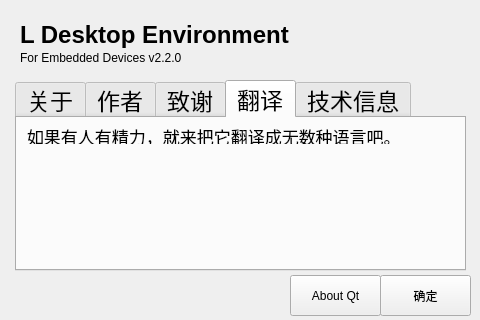
<?xml version="1.0" encoding="UTF-8"?>
<ui version="4.0">
 <class>Widget</class>
 <widget class="QWidget" name="Widget">
  <property name="geometry">
   <rect>
    <x>0</x>
    <y>0</y>
    <width>480</width>
    <height>320</height>
   </rect>
  </property>
  <property name="windowTitle">
   <string>关于 LDE</string>
  </property>
  <widget class="QTabWidget" name="tabWidget">
   <property name="geometry">
    <rect>
     <x>15</x>
     <y>80</y>
     <width>451</width>
     <height>191</height>
    </rect>
   </property>
   <property name="font">
    <font>
     <pointsize>17</pointsize>
    </font>
   </property>
   <property name="currentIndex">
    <number>3</number>
   </property>
   <widget class="QWidget" name="tab">
    <attribute name="title">
     <string>关于</string>
    </attribute>
    <widget class="QLabel" name="label_2">
     <property name="geometry">
      <rect>
       <x>10</x>
       <y>10</y>
       <width>421</width>
       <height>16</height>
      </rect>
     </property>
     <property name="font">
      <font>
       <pointsize>13</pointsize>
      </font>
     </property>
     <property name="text">
      <string>基于 Qt 的轻量级嵌入式设备工作环境</string>
     </property>
    </widget>
    <widget class="QLabel" name="label_3">
     <property name="geometry">
      <rect>
       <x>10</x>
       <y>30</y>
       <width>351</width>
       <height>16</height>
      </rect>
     </property>
     <property name="font">
      <font>
       <pointsize>13</pointsize>
      </font>
     </property>
     <property name="text">
      <string>Copyright 2014-2015 LDE Team</string>
     </property>
    </widget>
    <widget class="Line" name="line">
     <property name="geometry">
      <rect>
       <x>10</x>
       <y>50</y>
       <width>361</width>
       <height>16</height>
      </rect>
     </property>
     <property name="orientation">
      <enum>Qt::Horizontal</enum>
     </property>
    </widget>
    <widget class="QLabel" name="label_4">
     <property name="geometry">
      <rect>
       <x>10</x>
       <y>65</y>
       <width>351</width>
       <height>21</height>
      </rect>
     </property>
     <property name="font">
      <font>
       <pointsize>12</pointsize>
      </font>
     </property>
     <property name="text">
      <string>网站：http://lde.gitcafe.io</string>
     </property>
    </widget>
    <widget class="QLabel" name="label_5">
     <property name="geometry">
      <rect>
       <x>10</x>
       <y>90</y>
       <width>421</width>
       <height>21</height>
      </rect>
     </property>
     <property name="font">
      <font>
       <pointsize>12</pointsize>
      </font>
     </property>
     <property name="text">
      <string>发布页面：http://github.com/xuzhuoyi/LDE/releases</string>
     </property>
    </widget>
    <widget class="QLabel" name="label_6">
     <property name="geometry">
      <rect>
       <x>10</x>
       <y>110</y>
       <width>431</width>
       <height>31</height>
      </rect>
     </property>
     <property name="font">
      <font>
       <pointsize>12</pointsize>
      </font>
     </property>
     <property name="text">
      <string>协议：GNU General Public License version 2 or later</string>
     </property>
    </widget>
   </widget>
   <widget class="QWidget" name="tab_2">
    <attribute name="title">
     <string>作者</string>
    </attribute>
    <widget class="QLabel" name="label_7">
     <property name="geometry">
      <rect>
       <x>10</x>
       <y>80</y>
       <width>101</width>
       <height>16</height>
      </rect>
     </property>
     <property name="font">
      <font>
       <pointsize>13</pointsize>
      </font>
     </property>
     <property name="text">
      <string>LDE Team</string>
     </property>
    </widget>
    <widget class="QLabel" name="label_8">
     <property name="geometry">
      <rect>
       <x>10</x>
       <y>100</y>
       <width>421</width>
       <height>16</height>
      </rect>
     </property>
     <property name="font">
      <font>
       <pointsize>11</pointsize>
      </font>
     </property>
     <property name="text">
      <string>Zhuoyi Xu (LDE Team) &lt;xzy473686434@vip.qq.com&gt;</string>
     </property>
    </widget>
    <widget class="QLabel" name="label_9">
     <property name="geometry">
      <rect>
       <x>10</x>
       <y>10</y>
       <width>421</width>
       <height>61</height>
      </rect>
     </property>
     <property name="font">
      <font>
       <pointsize>11</pointsize>
      </font>
     </property>
     <property name="text">
      <string>如果您感兴趣，欢迎共同开发。在 Github 取得代码后，可以自由修改提交版本，修改后请将自己的名字添加在后面。</string>
     </property>
    </widget>
   </widget>
   <widget class="QWidget" name="tab_3">
    <attribute name="title">
     <string>致谢</string>
    </attribute>
    <widget class="QLabel" name="label">
     <property name="geometry">
      <rect>
       <x>50</x>
       <y>10</y>
       <width>351</width>
       <height>131</height>
      </rect>
     </property>
     <property name="font">
      <font>
       <pointsize>13</pointsize>
      </font>
     </property>
     <property name="text">
      <string>&lt;html&gt;&lt;head/&gt;&lt;body&gt;&lt;p align=&quot;center&quot;&gt;特别致谢：&lt;/p&gt;&lt;p align=&quot;center&quot;&gt;LXQT Project (Razorqt-panel)&lt;/p&gt;&lt;p align=&quot;center&quot;&gt;feh Project&lt;/p&gt;&lt;p align=&quot;center&quot;&gt;Debian Project&lt;/p&gt;&lt;/body&gt;&lt;/html&gt;</string>
     </property>
    </widget>
   </widget>
   <widget class="QWidget" name="tab_4">
    <attribute name="title">
     <string>翻译</string>
    </attribute>
    <widget class="QLabel" name="label_10">
     <property name="geometry">
      <rect>
       <x>10</x>
       <y>10</y>
       <width>371</width>
       <height>16</height>
      </rect>
     </property>
     <property name="font">
      <font>
       <pointsize>13</pointsize>
      </font>
     </property>
     <property name="text">
      <string>如果有人有精力，就来把它翻译成无数种语言吧。</string>
     </property>
    </widget>
   </widget>
   <widget class="QWidget" name="tab_5">
    <attribute name="title">
     <string>技术信息</string>
    </attribute>
    <widget class="QLabel" name="label_13">
     <property name="geometry">
      <rect>
       <x>20</x>
       <y>10</y>
       <width>321</width>
       <height>16</height>
      </rect>
     </property>
     <property name="font">
      <font>
       <pointsize>13</pointsize>
      </font>
     </property>
     <property name="text">
      <string>桌面环境版本：LDE 2.2.0</string>
     </property>
    </widget>
    <widget class="QLabel" name="label_14">
     <property name="geometry">
      <rect>
       <x>20</x>
       <y>30</y>
       <width>341</width>
       <height>16</height>
      </rect>
     </property>
     <property name="font">
      <font>
       <pointsize>13</pointsize>
      </font>
     </property>
     <property name="text">
      <string>启动模式：正常</string>
     </property>
    </widget>
    <widget class="QLabel" name="label_15">
     <property name="geometry">
      <rect>
       <x>20</x>
       <y>50</y>
       <width>341</width>
       <height>16</height>
      </rect>
     </property>
     <property name="font">
      <font>
       <pointsize>13</pointsize>
      </font>
     </property>
     <property name="text">
      <string>&lt;html&gt;&lt;head/&gt;&lt;body&gt;&lt;p&gt;Framework:Qt 5.3&lt;/p&gt;&lt;/body&gt;&lt;/html&gt;</string>
     </property>
    </widget>
    <widget class="QLabel" name="label_16">
     <property name="geometry">
      <rect>
       <x>20</x>
       <y>70</y>
       <width>341</width>
       <height>16</height>
      </rect>
     </property>
     <property name="font">
      <font>
       <pointsize>13</pointsize>
      </font>
     </property>
     <property name="text">
      <string>LDE Software Collection 版本：2.2.0</string>
     </property>
    </widget>
    <widget class="QLabel" name="label_17">
     <property name="geometry">
      <rect>
       <x>20</x>
       <y>90</y>
       <width>341</width>
       <height>16</height>
      </rect>
     </property>
     <property name="font">
      <font>
       <pointsize>13</pointsize>
      </font>
     </property>
     <property name="text">
      <string>LDE WallPapers 版本：未安装</string>
     </property>
    </widget>
   </widget>
  </widget>
  <widget class="QPushButton" name="pushButton">
   <property name="geometry">
    <rect>
     <x>380</x>
     <y>275</y>
     <width>91</width>
     <height>41</height>
    </rect>
   </property>
   <property name="text">
    <string>确定</string>
   </property>
  </widget>
  <widget class="QLabel" name="label_11">
   <property name="geometry">
    <rect>
     <x>20</x>
     <y>20</y>
     <width>451</width>
     <height>31</height>
    </rect>
   </property>
   <property name="font">
    <font>
     <pointsize>14</pointsize>
    </font>
   </property>
   <property name="text">
    <string>&lt;html&gt;&lt;head/&gt;&lt;body&gt;&lt;p&gt;&lt;span style=&quot; font-size:18pt; font-weight:600;&quot;&gt;L Desktop Environment&lt;/span&gt;&lt;/p&gt;&lt;/body&gt;&lt;/html&gt;</string>
   </property>
  </widget>
  <widget class="QLabel" name="label_12">
   <property name="geometry">
    <rect>
     <x>20</x>
     <y>50</y>
     <width>361</width>
     <height>16</height>
    </rect>
   </property>
   <property name="text">
    <string>For Embedded Devices v2.2.0</string>
   </property>
  </widget>
  <widget class="QPushButton" name="pushButton_2">
   <property name="geometry">
    <rect>
     <x>290</x>
     <y>275</y>
     <width>91</width>
     <height>41</height>
    </rect>
   </property>
   <property name="text">
    <string>About Qt</string>
   </property>
  </widget>
 </widget>
 <layoutdefault spacing="6" margin="11"/>
 <resources/>
 <connections/>
</ui>
